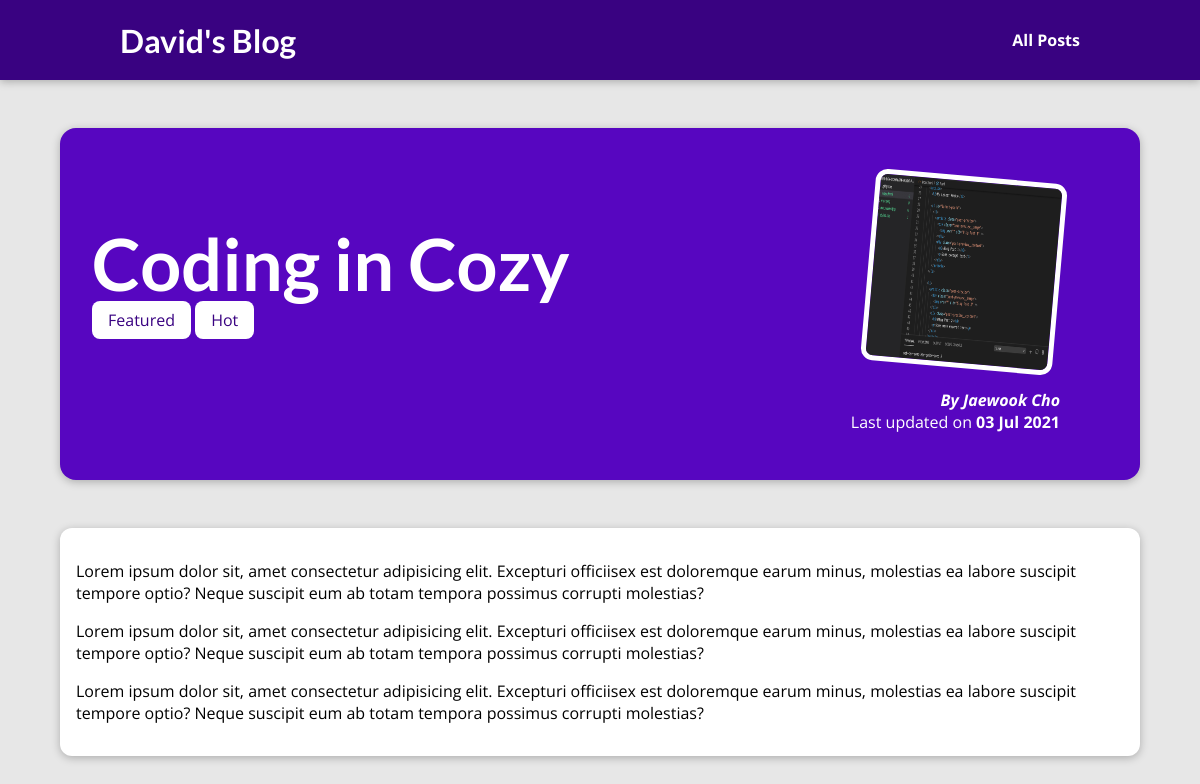
Screenshot of /posts/coding-in-cozy with the database file from the repository.
### blog/models.py (models this page shows, shortened)
class Post(models.Model):
    title = models.CharField(max_length=150)
    excerpt = models.CharField(max_length=200)
    image_name = models.CharField(max_length=100)
    date = models.DateField(auto_now=True)
    slug = models.SlugField(unique=True, db_index=True)
    content = models.TextField(validators=[MinLengthValidator(10)])
    author = models.ForeignKey(Author, on_delete=models.SET_NULL, null=True, related_name="posts")
    tags = models.ManyToManyField(Tag)

class Tag(models.Model):
    caption = models.CharField(max_length=20)

class Author(models.Model):
    first_name = models.CharField(max_length=100)
    last_name = models.CharField(max_length=100)
    email_address = models.EmailField()
    def full_name(self):
        return f"{self.first_name} {self.last_name}"
    def __str__(self):
        return self.full_name()

### blog/views.py (the view)
# urls.py: path("posts/<slug:slug>", views.post_detail, name="post-detail-page") # /posts/my-first-post
def post_detail(request, slug):
    identified_post = get_object_or_404(Post, slug=slug)
    return render(request, "blog/post-detail.html", {
        "post": identified_post,
        "post_tags": identified_post.tags.all()
    })

### blog/templates/blog/post-detail.html (shortened to what this page needs)
{% extends "base.html" %}
{% load static %}
{% block css_files %}
    <link rel="stylesheet" href="{% static "blog/post-detail.css" %}">
{% endblock %}
{% block content %}
<section id="summary">
  <h2>{{ post.title }}</h2>
  <div>
    {% for tag in post_tags%}
      <span class="tag">{{ tag.caption }}</span>
    {% endfor %}
  </div>
  <article>
    <img src="{% static "blog/images/"|add:post.image_name %}" alt="{{ post.title }}">
    <address>By <a href="mailto:{{ post.author.email_adress}}">{{ post.author|title }}</a></address>
    <div>Last updated on <time>{{ post.date|date:"d M Y" }}</time></div>
  </article>
</section>
<main>
  {{ post.content|linebreaks }}
</main>
{% endblock %}

### static/app.css (style rules this page uses)
* { box-sizing: border-box; }
html { font-family: "Open Sans", "Lato", sans-serif; }
body { margin: 0; }
h1, h2, h3 { font-family: "Lato", sans-serif; font-weight: bold; }

### blog/static/blog/post-detail.css (style rules this page uses)
body { background-color: #e7e7e7; }
#summary { margin: 8rem auto 3rem auto; padding: 2rem; width: 90%; max-width: 90rem; border-radius: 16px; background-color: #5706c0; position: relative; box-shadow: 0 2px 8px rgba(0, 0, 0, 0.25); height: 22rem; }
#summary a { text-decoration: none; color: white; }
#summary h2 { color: white; font-size: 4.5rem; margin-bottom: 0.2rem; }
#summary article { position: absolute; top: 2rem; right: 3rem; padding: 1rem 2rem; border-radius: 12px; text-align: right; color: white; }
#summary article img { width: 12rem; height: 12rem; border-radius: 12px; transform: rotateZ(5deg); border: 5px solid white; margin-bottom: 1rem; }
#summary address { font-weight: bold; }
#summary time { font-weight: bold; }
main { width: 90%; max-width: 90rem; margin: 3rem auto; background-color: white; padding: 1rem; border-radius: 12px; box-shadow: 0 2px 8px rgba(0, 0, 0, 0.25); }
.tag { background-color: white; color: #390281; padding: 0.5rem 1rem; border-radius: 8px; }

### rows the page displays
Post: title "Coding in Cozy", image_name (picture), author "Jaewook Cho", date "03 Jul 2021", content "Lorem ipsum dolor sit, amet consectetur adipisicing elit. Excepturi officiisex est doloremque earum minus, molestias ea labore suscipit tempore optio? Neque suscipit eum ab totam tempora possimus corrupti molestias? Lorem ipsum dolor sit, amet consectetur adipisicing elit. Excepturi officiisex est doloremque earum minus, molestias ea labore suscipit tempore optio? Neque suscipit eum ab totam tempora possimus corrupti molestias? Lorem ipsum dolor sit, amet consectetur adipisicing elit. Excepturi officiisex est doloremque earum minus, molestias ea labore suscipit tempore optio? Neque suscipit eum ab totam tempora possimus corrupti molestias?"
Tag: caption "Featured"
Tag: caption "Hot"
